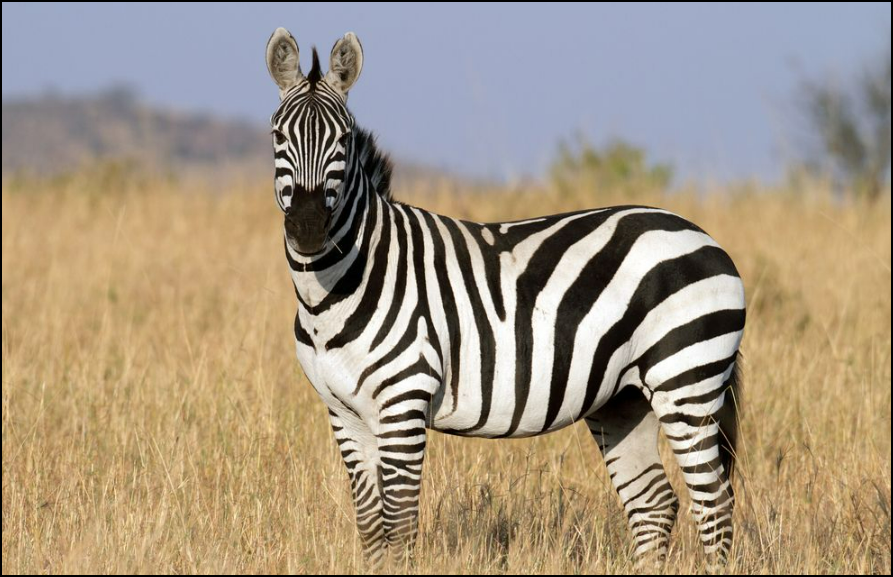
#> input picture Computer Vision Basic Techniques/Images/Sample.png, 893 x 577 px, found by its file name
$ python Image_Rotation.py
#> lines starting #> are read from the running program, lines starting #| are printed output that depends on the picture
import cv2
import numpy as np

image_read= cv2.imread("Computer Vision Basic Techniques\Images\Sample.png", cv2.IMREAD_COLOR)
#> image_read is the input picture: shape (577, 893, 3); mean B, G, R 130.3, 149.6, 163.7
h, w, c = image_read.shape
#> h = 577; w = 893; c = 3

center = (h//2, w//2)
#> center = (288, 446)
angle = 45
m = cv2.getRotationMatrix2D(center, angle, 1.0)

rotated_image = cv2.warpAffine(image_read,m,(w,h))
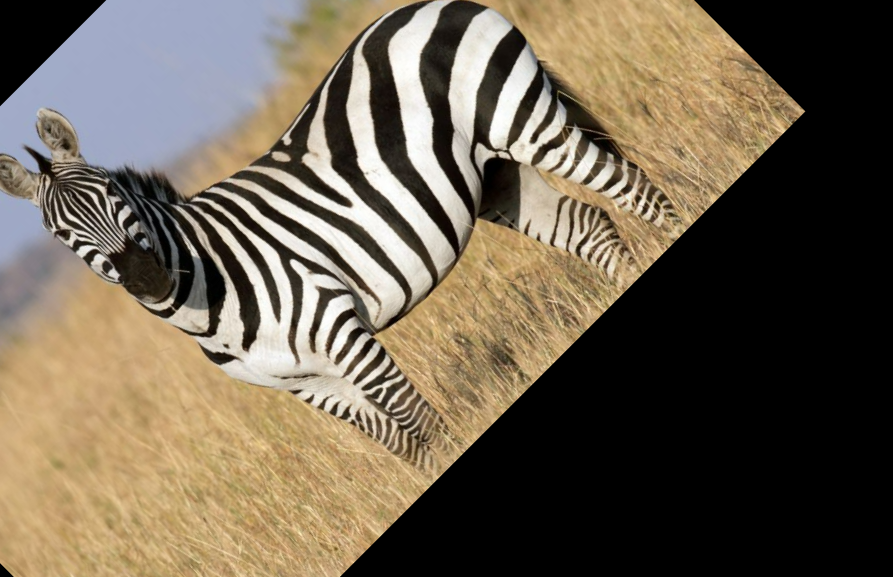
#> rotated_image: shape (577, 893, 3); mean B, G, R 81.1, 98, 109.5

cv2.imshow("Rotated Image",rotated_image)
cv2.waitKey(0)
